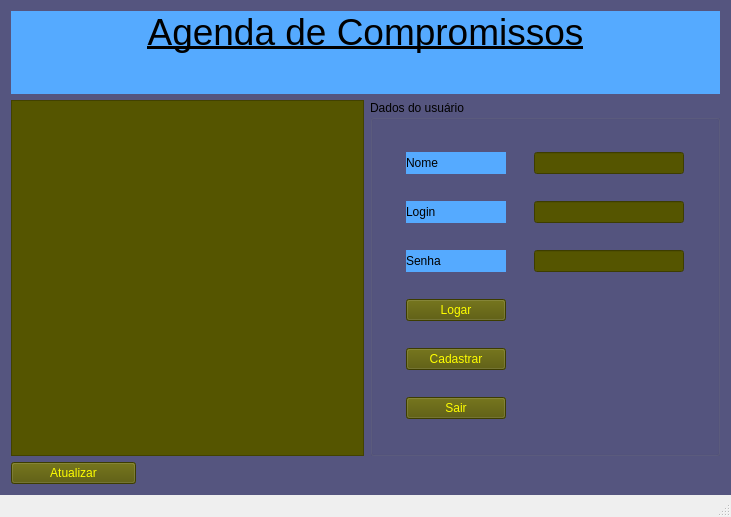
<?xml version="1.0" encoding="UTF-8"?>
<ui version="4.0">
 <class>MainWindow</class>
 <widget class="QMainWindow" name="MainWindow">
  <property name="geometry">
   <rect>
    <x>0</x>
    <y>0</y>
    <width>731</width>
    <height>517</height>
   </rect>
  </property>
  <property name="windowTitle">
   <string>Cadastro</string>
  </property>
  <property name="styleSheet">
   <string notr="true">QLabel {
	background-color: rgb(85, 170, 255)
}

#centralWidget {	
	background-color: rgb(85, 85, 127);
}

QLineEdit,  QTextEdit, QPushButton:!pressed{
	color: yellow;
	background-color: rgb(85, 85, 0);
}

</string>
  </property>
  <widget class="QWidget" name="centralWidget">
   <layout class="QGridLayout" name="gridLayout">
    <item row="1" column="2">
     <widget class="QGroupBox" name="groupBox">
      <property name="maximumSize">
       <size>
        <width>350</width>
        <height>16777215</height>
       </size>
      </property>
      <property name="title">
       <string>Dados do usuário</string>
      </property>
      <layout class="QGridLayout" name="gridLayout_2">
       <item row="6" column="0">
        <widget class="QPushButton" name="btnSair">
         <property name="maximumSize">
          <size>
           <width>100</width>
           <height>16777215</height>
          </size>
         </property>
         <property name="text">
          <string>Sair</string>
         </property>
        </widget>
       </item>
       <item row="4" column="0">
        <widget class="QPushButton" name="btnLogar">
         <property name="enabled">
          <bool>true</bool>
         </property>
         <property name="text">
          <string>Logar</string>
         </property>
        </widget>
       </item>
       <item row="3" column="0">
        <widget class="QLabel" name="label_4">
         <property name="maximumSize">
          <size>
           <width>100</width>
           <height>16777215</height>
          </size>
         </property>
         <property name="text">
          <string>Senha</string>
         </property>
        </widget>
       </item>
       <item row="3" column="1">
        <widget class="QLineEdit" name="lSenha">
         <property name="enabled">
          <bool>true</bool>
         </property>
         <property name="maximumSize">
          <size>
           <width>150</width>
           <height>16777215</height>
          </size>
         </property>
         <property name="readOnly">
          <bool>false</bool>
         </property>
        </widget>
       </item>
       <item row="0" column="0">
        <widget class="QLabel" name="label_2">
         <property name="maximumSize">
          <size>
           <width>100</width>
           <height>16777215</height>
          </size>
         </property>
         <property name="text">
          <string>Nome</string>
         </property>
        </widget>
       </item>
       <item row="0" column="1">
        <widget class="QLineEdit" name="lName">
         <property name="enabled">
          <bool>true</bool>
         </property>
         <property name="maximumSize">
          <size>
           <width>150</width>
           <height>16777215</height>
          </size>
         </property>
         <property name="acceptDrops">
          <bool>true</bool>
         </property>
         <property name="readOnly">
          <bool>false</bool>
         </property>
        </widget>
       </item>
       <item row="2" column="0">
        <widget class="QLabel" name="label_3">
         <property name="maximumSize">
          <size>
           <width>100</width>
           <height>16777215</height>
          </size>
         </property>
         <property name="text">
          <string>Login</string>
         </property>
        </widget>
       </item>
       <item row="2" column="1">
        <widget class="QLineEdit" name="lLogin">
         <property name="enabled">
          <bool>true</bool>
         </property>
         <property name="maximumSize">
          <size>
           <width>150</width>
           <height>16777215</height>
          </size>
         </property>
         <property name="readOnly">
          <bool>false</bool>
         </property>
        </widget>
       </item>
       <item row="5" column="0">
        <widget class="QPushButton" name="btnCadastrar">
         <property name="maximumSize">
          <size>
           <width>100</width>
           <height>16777215</height>
          </size>
         </property>
         <property name="text">
          <string>Cadastrar</string>
         </property>
        </widget>
       </item>
      </layout>
     </widget>
    </item>
    <item row="0" column="0" colspan="3">
     <widget class="QLabel" name="label">
      <property name="maximumSize">
       <size>
        <width>16777215</width>
        <height>130</height>
       </size>
      </property>
      <property name="text">
       <string>&lt;html&gt;&lt;head/&gt;&lt;body&gt;&lt;p align=&quot;center&quot;&gt;&lt;span style=&quot; font-size:28pt; text-decoration: underline; color:black;&quot;&gt;Agenda de Compromissos&lt;/span&gt;&lt;/p&gt;&lt;p align=&quot;center&quot;&gt;&lt;br/&gt;&lt;/p&gt;&lt;/body&gt;&lt;/html&gt;</string>
      </property>
     </widget>
    </item>
    <item row="1" column="0" colspan="2">
     <widget class="QTextEdit" name="textEdit">
      <property name="readOnly">
       <bool>true</bool>
      </property>
     </widget>
    </item>
    <item row="5" column="1" colspan="2">
     <spacer name="horizontalSpacer">
      <property name="orientation">
       <enum>Qt::Horizontal</enum>
      </property>
      <property name="sizeHint" stdset="0">
       <size>
        <width>579</width>
        <height>20</height>
       </size>
      </property>
     </spacer>
    </item>
    <item row="5" column="0">
     <widget class="QPushButton" name="btnAtualizar">
      <property name="text">
       <string>Atualizar</string>
      </property>
     </widget>
    </item>
   </layout>
  </widget>
  <widget class="QStatusBar" name="statusBar"/>
 </widget>
 <layoutdefault spacing="6" margin="11"/>
 <resources/>
 <connections/>
</ui>
